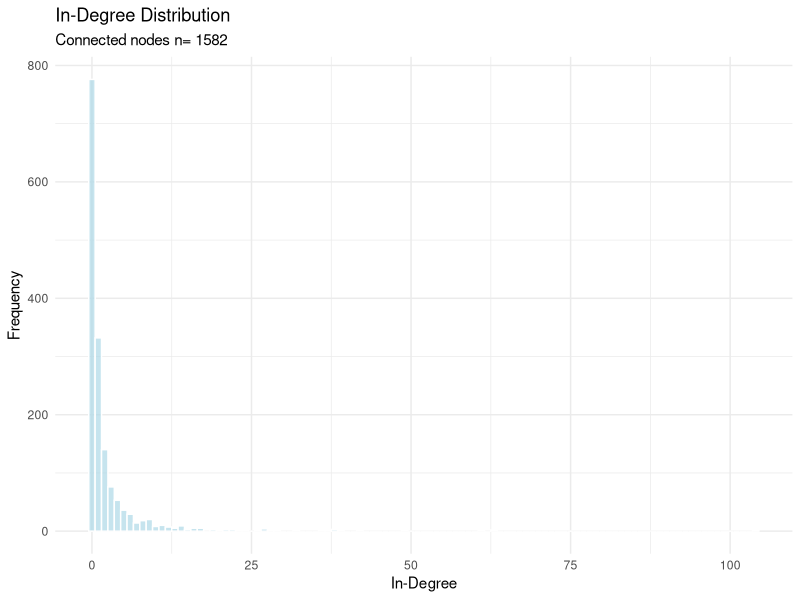
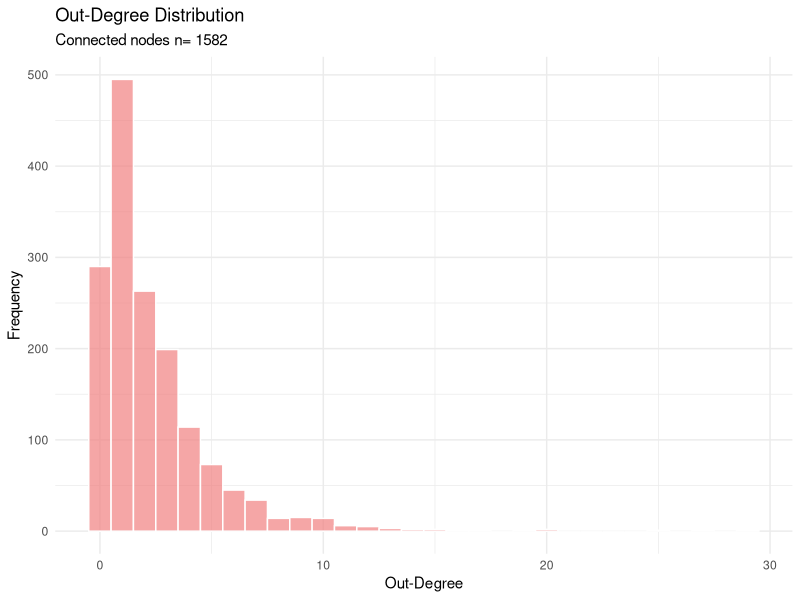
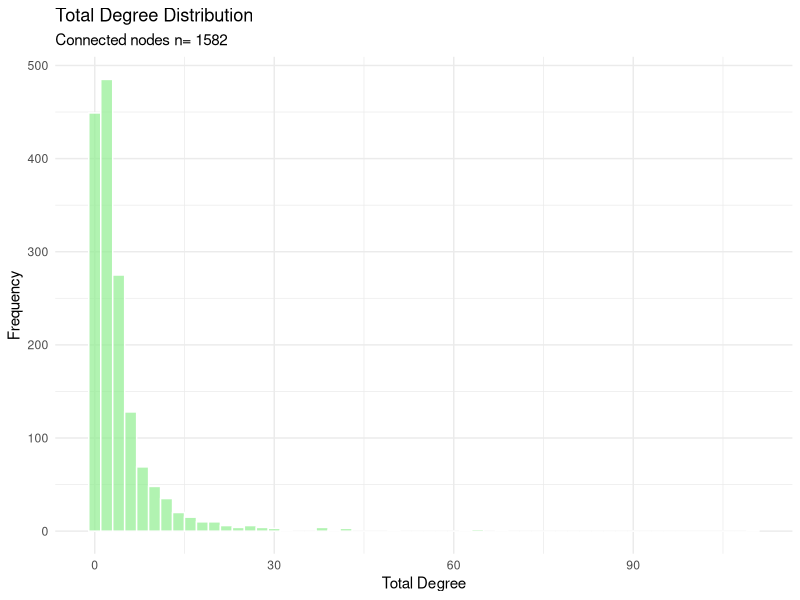
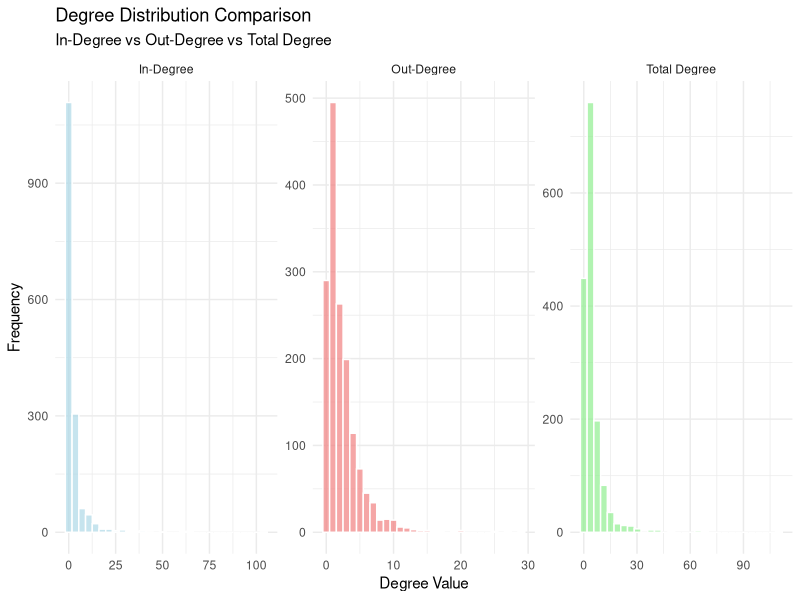
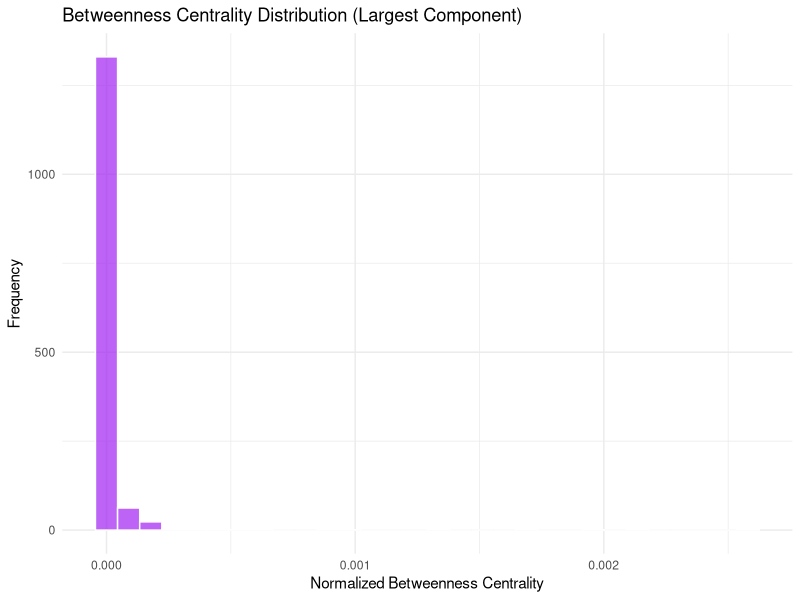
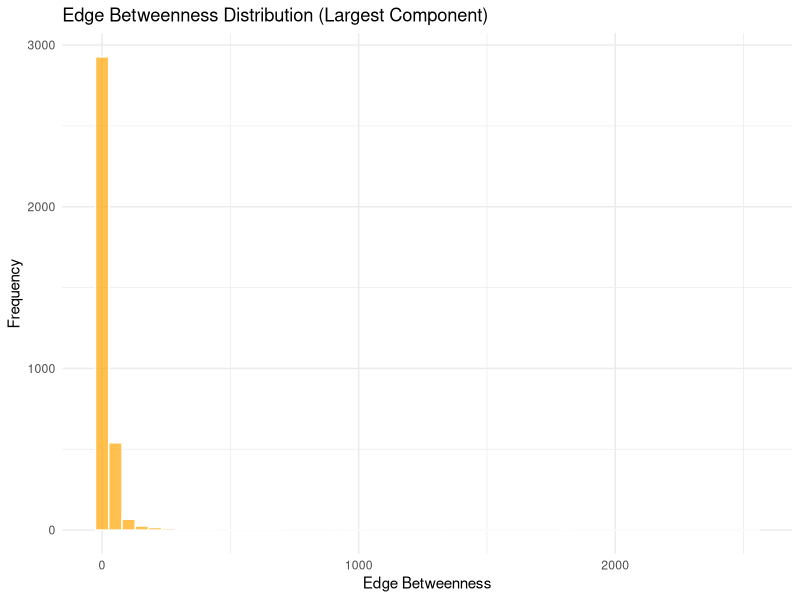

Recreate these plots in R, in order. (Note: a time limit stopped this script after it produced the figures.)
## ---- chunk 1
knitr::opts_chunk$set(echo = TRUE)
## ---- chunk 2
library(readr)
library(igraph)
library(RColorBrewer)
library(ggplot2)
library(reshape2)
library(scales)
library(gridExtra)
set.seed(48528608)
## ---- chunk 3
# Load raw node and edge data
a_nodes <- read.csv("data/nodes.csv")
a_edges <- read.csv("data/edges.csv")

# Keep nodes with non-empty titles
a_nodes_clean <- subset(a_nodes, !(is.na(title) | trimws(title) == ""))

# Filter valid edges (source and target both in node set)
a_edges_clean <- subset(a_edges, source %in% a_nodes_clean$local_id & 
                                  target %in% a_nodes_clean$local_id)

cat("=== RAW DATA ===\n")
cat("Total nodes (including potential isolated):", nrow(a_nodes_clean), "\n")
cat("Valid citation edges:", nrow(a_edges_clean), "\n\n")

# Build undirected base graph (for overview and isolated node detection)
graph_raw <- graph_from_data_frame(a_edges_clean, vertices = a_nodes_clean, directed = FALSE)
# Remove multi-edges and self-loops
graph_raw <- simplify(graph_raw, remove.multiple = TRUE, remove.loops = TRUE)

cat("Raw undirected graph nodes:", vcount(graph_raw), "\n")
cat("Raw undirected graph edges:", ecount(graph_raw), "\n\n")

# Compute isolated nodes
deg_all_raw <- degree(graph_raw, mode = "all")
raw_isolated <- V(graph_raw)[deg_all_raw == 0]
cat("Isolated nodes count:", length(raw_isolated), " (", round(length(raw_isolated)/vcount(graph_raw)*100, 2), "%)\n")
## ---- chunk 4
# Load cleaned connected node/edge data (already separated from isolated set)
nodes_connected <- read.csv("data/nodes_connected.csv")
edges_connected <- read.csv("data/edges_connected.csv")

cat("=== CONNECTED DATA ===\n")
cat("Connected nodes:", nrow(nodes_connected), "\n")
cat("Connected edges:", nrow(edges_connected), "\n\n")

# Build directed graph
graph_connected <- graph_from_data_frame(edges_connected, vertices = nodes_connected, directed = TRUE)
graph_connected <- simplify(graph_connected, remove.multiple = TRUE, remove.loops = TRUE)

cat("Directed graph nodes:", vcount(graph_connected), "\n")
cat("Directed graph edges:", ecount(graph_connected), "\n")
cat("Network density:", round(edge_density(graph_connected), 6), "\n")
cat("Is directed:", is_directed(graph_connected), " | Is weighted:", is_weighted(graph_connected), "\n\n")
## ---- chunk 5
all_deg <- degree(graph_connected, mode = "all")
in_deg <- degree(graph_connected, mode = "in")
out_deg <- degree(graph_connected, mode = "out")

cat("=== GLOBAL DEGREE STATISTICS ===\n")
cat("Mean total degree:", round(mean(all_deg), 2), " | Range:", min(all_deg), "-", max(all_deg), " | SD:", round(sd(all_deg),2), "\n")
cat("Mean in-degree:", round(mean(in_deg), 2), " | Range:", min(in_deg), "-", max(in_deg), " | SD:", round(sd(in_deg),2), "\n")
cat("Mean out-degree:", round(mean(out_deg), 2), " | Range:", min(out_deg), "-", max(out_deg), " | SD:", round(sd(out_deg),2), "\n\n")

degree_data <- data.frame(
  node_id = V(graph_connected)$name,
  total_degree = all_deg,
  in_degree = in_deg,
  out_degree = out_deg,
  institution = V(graph_connected)$institution,
  subtopic = V(graph_connected)$subtopic,
  year = V(graph_connected)$year,
  citations = V(graph_connected)$citations
)
## ---- chunk 6
# In-degree distribution
ggplot(degree_data, aes(x = in_degree)) +
  geom_histogram(binwidth = 1, fill = "lightblue", alpha = 0.7, color = "white") +
  labs(title = "In-Degree Distribution", subtitle = paste("Connected nodes n=", vcount(graph_connected)),
       x = "In-Degree", y = "Frequency") + theme_minimal()
## ---- chunk 7
# Out-degree distribution
ggplot(degree_data, aes(x = out_degree)) +
  geom_histogram(binwidth = 1, fill = "lightcoral", alpha = 0.7, color = "white") +
  labs(title = "Out-Degree Distribution", subtitle = paste("Connected nodes n=", vcount(graph_connected)),
       x = "Out-Degree", y = "Frequency") + theme_minimal()
## ---- chunk 8
# Total-degree distribution
ggplot(degree_data, aes(x = total_degree)) +
  geom_histogram(binwidth = 2, fill = "lightgreen", alpha = 0.7, color = "white") +
  labs(title = "Total Degree Distribution", subtitle = paste("Connected nodes n=", vcount(graph_connected)),
       x = "Total Degree", y = "Frequency") + theme_minimal()
## ---- chunk 9
degree_long <- melt(degree_data[, c("in_degree", "out_degree", "total_degree")],
                    variable.name = "degree_type", value.name = "degree_value")
degree_long$degree_type <- factor(degree_long$degree_type,
                                  levels = c("in_degree", "out_degree", "total_degree"),
                                  labels = c("In-Degree", "Out-Degree", "Total Degree"))

ggplot(degree_long, aes(x = degree_value, fill = degree_type)) +
  geom_histogram(alpha = 0.7, color = "white", bins = 30) +
  facet_wrap(~degree_type, scales = "free") +
  scale_fill_manual(values = c("In-Degree" = "lightblue", "Out-Degree" = "lightcoral", "Total Degree" = "lightgreen")) +
  labs(title = "Degree Distribution Comparison", subtitle = "In-Degree vs Out-Degree vs Total Degree", x = "Degree Value", y = "Frequency") +
  theme_minimal() + theme(legend.position = "none")
## ---- chunk 10
cat("=== COMPONENT ANALYSIS (DIRECTED GRAPH) ===\n")
weak_comp <- components(graph_connected, mode = "weak")
strong_comp <- components(graph_connected, mode = "strong")

cat("Weakly connected components:", weak_comp$no, " | Largest weak component size:", max(weak_comp$csize), " (", round(max(weak_comp$csize)/vcount(graph_connected)*100,2), "%)\n")
cat("Strongly connected components:", strong_comp$no, " | Largest strong component size:", max(strong_comp$csize), " (", round(max(strong_comp$csize)/vcount(graph_connected)*100,2), "%)\n\n")

cat("Weak component sizes (Top 10):\n")
print(head(sort(weak_comp$csize, decreasing = TRUE), 10))
cat("\nStrong component sizes (Top 10):\n")
print(head(sort(strong_comp$csize, decreasing = TRUE), 10))

largest_nodes <- which(weak_comp$membership == which.max(weak_comp$csize))
largest_component <- induced_subgraph(graph_connected, largest_nodes)
cat("\n=== LARGEST WEAK COMPONENT STATISTICS ===\n")
cat("Nodes:", vcount(largest_component), " | Edges:", ecount(largest_component), "\n")
cat("Density:", round(edge_density(largest_component), 6), "\n")
cat("Average in-degree:", round(mean(degree(largest_component, mode = "in")), 2), " | Average out-degree:", round(mean(degree(largest_component, mode = "out")),2), "\n")
cat("Average total degree:", round(mean(degree(largest_component, mode = "all")), 2), "\n")
cat("Diameter:", diameter(largest_component, directed = FALSE), " | Average path length:", round(mean_distance(largest_component, directed = FALSE),2), "\n")
## ---- chunk 11
cat("=== CENTRALITY (LARGEST COMPONENT) ===\n")
cat("Calculating centralities...\n")

c_deg_in <- degree(largest_component, mode = "in", normalized = TRUE)
c_deg_out <- degree(largest_component, mode = "out", normalized = TRUE)
c_deg_all <- degree(largest_component, mode = "all", normalized = TRUE)
c_between <- betweenness(largest_component, directed = TRUE, normalized = TRUE)
c_close_in <- closeness(largest_component, mode = "in", normalized = TRUE)
c_close_out <- closeness(largest_component, mode = "out", normalized = TRUE)
c_eigen <- eigen_centrality(largest_component, directed = TRUE, scale = TRUE)$vector
c_pagerank <- page_rank(largest_component, directed = TRUE)$vector
c_hits_hub <- hub_score(largest_component)$vector
c_hits_auth <- authority_score(largest_component)$vector

centrality_summary <- data.frame(
  node_id = V(largest_component)$name,
  degree_in = c_deg_in,
  degree_out = c_deg_out,
  degree_all = c_deg_all,
  betweenness = c_between,
  closeness_in = c_close_in,
  closeness_out = c_close_out,
  eigenvector = c_eigen,
  pagerank = c_pagerank,
  hub = c_hits_hub,
  authority = c_hits_auth
)

cat("Top 5 In-Degree Centrality:\n"); print(head(centrality_summary[order(centrality_summary$degree_in, decreasing=TRUE), c("node_id","degree_in")],5))
cat("\nTop 5 PageRank:\n"); print(head(centrality_summary[order(centrality_summary$pagerank, decreasing=TRUE), c("node_id","pagerank")],5))
cat("\nTop 5 Betweenness Centrality:\n"); print(head(centrality_summary[order(centrality_summary$betweenness, decreasing=TRUE), c("node_id","betweenness")],5))
cat("\nTop 5 Authority Score:\n"); print(head(centrality_summary[order(centrality_summary$authority, decreasing=TRUE), c("node_id","authority")],5))
## ---- chunk 12
cat("=== Betweenness Centrality Distribution (Largest Component) ===\n")
bet_stats <- summary(c_between)
print(bet_stats)
q95 <- quantile(c_between, 0.95)
high_between_ids <- which(c_between >= q95)
cat("Nodes in top 5% betweenness:", length(high_between_ids), "\n")

bet_df <- data.frame(node_id = V(largest_component)$name,
                     betweenness = c_between,
                     institution = V(largest_component)$institution,
                     subtopic = V(largest_component)$subtopic)

ggplot(bet_df, aes(x = betweenness)) +
  geom_histogram(bins = 30, fill = "purple", alpha = 0.7, color = "white") +
  labs(title = "Betweenness Centrality Distribution (Largest Component)", x = "Normalized Betweenness Centrality", y = "Frequency") + theme_minimal()

cat("\nTop 10 bridging nodes (betweenness):\n")
print(head(bet_df[order(bet_df$betweenness, decreasing = TRUE), c("node_id","betweenness","subtopic","institution")],10))
## ---- chunk 13
cat("=== Edge Betweenness (Largest Component) ===\n")
edge_bet <- edge_betweenness(largest_component, directed = TRUE)
cat("Number of edges:", length(edge_bet), "\n")
print(summary(edge_bet))

idx_top_e <- order(edge_bet, decreasing = TRUE)[1:10]
edge_pairs <- get.edges(largest_component, idx_top_e)
cat("\nTop 10 bridging edges: \n")
for(i in seq_along(idx_top_e)){
  from_n <- V(largest_component)$name[edge_pairs[i,1]]
  to_n <- V(largest_component)$name[edge_pairs[i,2]]
  cat(sprintf("%d. %s -> %s (%.4f)\n", i, from_n, to_n, edge_bet[idx_top_e[i]]))
}

ggplot(data.frame(edge_betweenness = edge_bet), aes(x = edge_betweenness)) +
  geom_histogram(bins = 50, fill = "orange", alpha = 0.7, color = "white") +
  labs(title = "Edge Betweenness Distribution (Largest Component)", x = "Edge Betweenness", y = "Frequency") + theme_minimal()
## ---- chunk 14
cat("=== COMMUNITY DETECTION (Louvain vs Edge Betweenness) ===\n")
largest_undirected <- as.undirected(largest_component, mode = "collapse")

louvain_comm <- cluster_louvain(largest_undirected)
edgebet_comm <- cluster_edge_betweenness(largest_undirected, directed = FALSE)

cat("Louvain communities:", length(louvain_comm), " | Modularity:", round(modularity(louvain_comm),4), "\n")
cat("Edge Betweenness communities:", length(edgebet_comm), " | Modularity:", round(modularity(edgebet_comm),4), "\n")

comm_compare <- data.frame(
  Method = c("Louvain", "Edge Betweenness"),
  Communities = c(length(louvain_comm), length(edgebet_comm)),
  Modularity = c(modularity(louvain_comm), modularity(edgebet_comm))
)

p1 <- ggplot(comm_compare, aes(x = Method, y = Communities, fill = Method)) +
  geom_bar(stat = "identity", alpha = 0.7) +
  scale_fill_manual(values = c("Louvain" = "lightblue", "Edge Betweenness" = "lightcoral")) +
  labs(title = "Number of Communities", y = "Count") + theme_minimal() + theme(legend.position = "none")

p2 <- ggplot(comm_compare, aes(x = Method, y = Modularity, fill = Method)) +
  geom_bar(stat = "identity", alpha = 0.7) +
  scale_fill_manual(values = c("Louvain" = "lightblue", "Edge Betweenness" = "lightcoral")) +
  labs(title = "Modularity Comparison", y = "Modularity") + theme_minimal() + theme(legend.position = "none")

grid.arrange(p1, p2, ncol = 2, top = "Community Detection Methods Comparison")
## ---- chunk 15
# Louvain visualization + PageRank node sizing
pagerank_vals <- page_rank(largest_component, directed = TRUE)$vector
size_scaled <- 4 + 10 * (pagerank_vals - min(pagerank_vals)) / (max(pagerank_vals) - min(pagerank_vals))
comm_mem <- membership(louvain_comm)
if(length(louvain_comm) <= 12){
  comm_cols <- brewer.pal(max(3, length(louvain_comm)), "Set1")
} else {
  comm_cols <- rainbow(length(louvain_comm))
}
vertex_cols_comm <- comm_cols[comm_mem]
layout_large <- layout_with_fr(largest_component, niter = 800)

plot(largest_component, layout = layout_large,
     vertex.size = size_scaled,
     vertex.label = NA,
     edge.arrow.size = 0.3,
     edge.width = 0.5,
     vertex.color = vertex_cols_comm,
    main = "Largest Component: Louvain Communities + PageRank Node Size",
    sub = paste("Communities:", length(louvain_comm), " Modularity:", round(modularity(louvain_comm),4)))
## ---- chunk 16
cat("=== CENTRALITY CORRELATION MATRIX ===\n")
cor_data <- centrality_summary[, c("degree_in","degree_out","betweenness","closeness_in","closeness_out","eigenvector","pagerank","authority","hub")]
cor_mat <- cor(cor_data, use = "complete.obs")
print(round(cor_mat,3))

cor_melt <- melt(cor_mat)

ggplot(cor_melt, aes(Var1, Var2, fill = value)) +
  geom_tile() +
  scale_fill_gradient2(low = "blue", high = "red", mid = "white", midpoint = 0, limit = c(-1,1), name = "Correlation") +
  theme_minimal() +
  theme(axis.text.x = element_text(angle = 45, hjust = 1)) +
  labs(title = "Centrality Correlations (Largest Component)", x = "", y = "") +
  geom_text(aes(label = round(value,2)), size = 3)
## ---- chunk 17
# Load isolated nodes data
nodes_isolated <- read.csv("data/nodes_isolated.csv")
cat("=== ISOLATED NODE STATISTICS ===\n")
cat("Isolated nodes:", nrow(nodes_isolated), " | Year range:", min(nodes_isolated$year,na.rm=TRUE), "-", max(nodes_isolated$year,na.rm=TRUE), "\n")
cat("Mean citations (isolated):", round(mean(nodes_isolated$citations, na.rm=TRUE),2), " | Mean references (isolated):", round(mean(nodes_isolated$references, na.rm=TRUE),2), "\n\n")

# 连接节点基础统计
cat("=== CONNECTED NODE STATISTICS ===\n")
cat("Connected nodes:", nrow(nodes_connected), " | Year range:", min(nodes_connected$year,na.rm=TRUE), "-", max(nodes_connected$year,na.rm=TRUE), "\n")
cat("Mean citations (connected):", round(mean(nodes_connected$citations, na.rm=TRUE),2), " | Mean references (connected):", round(mean(nodes_connected$references, na.rm=TRUE),2), "\n\n")

# Subtopic frequency comparison
sub_isolated <- table(nodes_isolated$subtopic)
sub_connected <- table(nodes_connected$subtopic)

sub_union <- unique(c(names(sub_isolated), names(sub_connected)))
comp_df <- data.frame(subtopic = sub_union,
                      isolated = as.numeric(sub_isolated[sub_union]),
                      connected = as.numeric(sub_connected[sub_union]))
comp_df$isolated[is.na(comp_df$isolated)] <- 0
comp_df$connected[is.na(comp_df$connected)] <- 0
comp_df$total <- comp_df$isolated + comp_df$connected
comp_df$isolated_prop <- ifelse(comp_df$total>0, comp_df$isolated/comp_df$total, NA)
comp_df_ord <- comp_df[order(comp_df$isolated_prop, decreasing = TRUE), ]

cat("Subtopics with highest isolation proportion (total>=5) Top 10:\n")
print(head(comp_df_ord[comp_df_ord$total>=5, c("subtopic","isolated","connected","isolated_prop")],10))
## ---- chunk 18
# Visualize top 15 subtopics by total count
comp_top15 <- head(comp_df[order(comp_df$total, decreasing = TRUE), ], 15)
plot_df <- melt(comp_top15[, c("subtopic","isolated","connected")], id.vars = "subtopic", variable.name = "type", value.name = "count")

ggplot(plot_df, aes(x = reorder(subtopic, count), y = count, fill = type)) +
  geom_bar(stat = "identity") + coord_flip() +
  scale_fill_manual(values = c("isolated" = "lightcoral", "connected" = "lightblue"), labels = c("Isolated", "Connected")) +
  labs(title = "Subtopics: Isolated vs Connected Nodes", subtitle = "Top 15 by total count", x = "Subtopic", y = "Count", fill = "Node Type") +
  theme_minimal() + theme(axis.text.y = element_text(size = 8))
## ---- chunk 19
# Institution frequency comparison
inst_iso <- table(nodes_isolated$institution)
inst_conn <- table(nodes_connected$institution)
inst_union <- unique(c(names(inst_iso), names(inst_conn)))
inst_df <- data.frame(institution = inst_union,
                      isolated = as.numeric(inst_iso[inst_union]),
                      connected = as.numeric(inst_conn[inst_union]))
inst_df$isolated[is.na(inst_df$isolated)] <- 0
inst_df$connected[is.na(inst_df$connected)] <- 0
inst_df$total <- inst_df$isolated + inst_df$connected

iso_top10 <- head(inst_df[order(inst_df$isolated, decreasing=TRUE), ],10)
conn_top10 <- head(inst_df[order(inst_df$connected, decreasing=TRUE), ],10)

iso_plot <- data.frame(
  institution = iso_top10$institution,
  frequency = iso_top10$isolated,
  type = "Isolated"
)
conn_plot <- data.frame(
  institution = conn_top10$institution,
  frequency = conn_top10$connected,
  type = "Connected"
)
inst_plot_df <- rbind(iso_plot, conn_plot)

ggplot(inst_plot_df, aes(x = reorder(institution, frequency), y = frequency, fill = type)) +
  geom_bar(stat = "identity") + coord_flip() + facet_wrap(~type, scales = "free") +
  scale_fill_manual(values = c("Isolated" = "lightblue", "Connected" = "lightsteelblue")) +
  labs(title = "Institutions: Isolated vs Connected Nodes (Top 10)", x = "Institution", y = "Count") + theme_minimal() +
  theme(axis.text.y = element_text(size = 7), legend.position = "none")
## ---- chunk 20
cat("=== SUMMARY ===\n")
cat("Raw graph nodes:", vcount(graph_raw), " | Isolated nodes:", length(raw_isolated), " (", round(length(raw_isolated)/vcount(graph_raw)*100,2), "%)\n")
cat("Connected directed graph nodes:", vcount(graph_connected), " | Edges:", ecount(graph_connected), " | Density:", round(edge_density(graph_connected),6), "\n")
cat("Largest component nodes:", vcount(largest_component), " | Louvain communities:", length(louvain_comm), " | Modularity:", round(modularity(louvain_comm),4), "\n")
cat("Highest PageRank node:", V(largest_component)$name[which.max(c_pagerank)], " (", round(max(c_pagerank),4), ")\n")
cat("Highest betweenness node:", V(largest_component)$name[which.max(c_between)], " (", round(max(c_between),4), ")\n")
